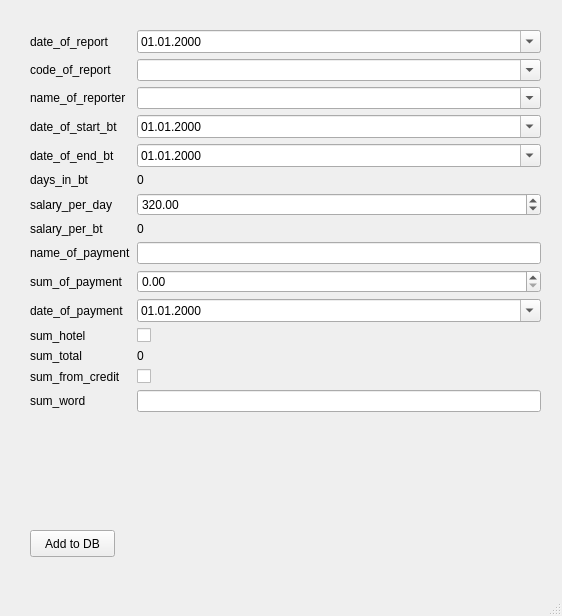
<?xml version="1.0" encoding="UTF-8"?>
<ui version="4.0">
 <class>MainWindow</class>
 <widget class="QMainWindow" name="MainWindow">
  <property name="windowModality">
   <enum>Qt::NonModal</enum>
  </property>
  <property name="geometry">
   <rect>
    <x>0</x>
    <y>0</y>
    <width>562</width>
    <height>616</height>
   </rect>
  </property>
  <property name="focusPolicy">
   <enum>Qt::NoFocus</enum>
  </property>
  <property name="acceptDrops">
   <bool>false</bool>
  </property>
  <property name="windowTitle">
   <string>MainWindow</string>
  </property>
  <property name="inputMethodHints">
   <set>Qt::ImhPreferNumbers</set>
  </property>
  <widget class="QWidget" name="centralwidget">
   <widget class="QWidget" name="formLayoutWidget">
    <property name="geometry">
     <rect>
      <x>30</x>
      <y>30</y>
      <width>511</width>
      <height>481</height>
     </rect>
    </property>
    <layout class="QFormLayout" name="formLayout">
     <property name="fieldGrowthPolicy">
      <enum>QFormLayout::AllNonFixedFieldsGrow</enum>
     </property>
     <item row="0" column="0">
      <widget class="QLabel" name="label">
       <property name="text">
        <string>date_of_report</string>
       </property>
      </widget>
     </item>
     <item row="0" column="1">
      <widget class="QDateEdit" name="dateEdit_3">
       <property name="sizePolicy">
        <sizepolicy hsizetype="Minimum" vsizetype="Fixed">
         <horstretch>0</horstretch>
         <verstretch>0</verstretch>
        </sizepolicy>
       </property>
       <property name="wrapping">
        <bool>false</bool>
       </property>
       <property name="accelerated">
        <bool>false</bool>
       </property>
       <property name="dateTime">
        <datetime>
         <hour>0</hour>
         <minute>0</minute>
         <second>0</second>
         <year>2000</year>
         <month>1</month>
         <day>1</day>
        </datetime>
       </property>
       <property name="displayFormat">
        <string>dd.MM.yyyy</string>
       </property>
       <property name="calendarPopup">
        <bool>true</bool>
       </property>
      </widget>
     </item>
     <item row="1" column="0">
      <widget class="QLabel" name="label_2">
       <property name="text">
        <string>code_of_report</string>
       </property>
      </widget>
     </item>
     <item row="2" column="0">
      <widget class="QLabel" name="label_3">
       <property name="text">
        <string>name_of_reporter</string>
       </property>
      </widget>
     </item>
     <item row="3" column="0">
      <widget class="QLabel" name="label_4">
       <property name="text">
        <string>date_of_start_bt</string>
       </property>
      </widget>
     </item>
     <item row="4" column="0">
      <widget class="QLabel" name="label_5">
       <property name="text">
        <string>date_of_end_bt</string>
       </property>
      </widget>
     </item>
     <item row="5" column="0">
      <widget class="QLabel" name="label_6">
       <property name="text">
        <string>days_in_bt</string>
       </property>
      </widget>
     </item>
     <item row="6" column="0">
      <widget class="QLabel" name="label_7">
       <property name="text">
        <string>salary_per_day</string>
       </property>
      </widget>
     </item>
     <item row="7" column="0">
      <widget class="QLabel" name="label_8">
       <property name="text">
        <string>salary_per_bt</string>
       </property>
      </widget>
     </item>
     <item row="8" column="0">
      <widget class="QLabel" name="label_9">
       <property name="text">
        <string>name_of_payment</string>
       </property>
      </widget>
     </item>
     <item row="9" column="0">
      <widget class="QLabel" name="label_10">
       <property name="text">
        <string>sum_of_payment</string>
       </property>
      </widget>
     </item>
     <item row="10" column="0">
      <widget class="QLabel" name="label_11">
       <property name="text">
        <string>date_of_payment</string>
       </property>
      </widget>
     </item>
     <item row="11" column="0">
      <widget class="QLabel" name="label_12">
       <property name="text">
        <string>sum_hotel</string>
       </property>
      </widget>
     </item>
     <item row="12" column="0">
      <widget class="QLabel" name="label_13">
       <property name="text">
        <string>sum_total</string>
       </property>
      </widget>
     </item>
     <item row="13" column="0">
      <widget class="QLabel" name="label_14">
       <property name="text">
        <string>sum_from_credit</string>
       </property>
      </widget>
     </item>
     <item row="14" column="0">
      <widget class="QLabel" name="label_15">
       <property name="text">
        <string>sum_word</string>
       </property>
      </widget>
     </item>
     <item row="3" column="1">
      <widget class="QDateEdit" name="dateEdit_4">
       <property name="sizePolicy">
        <sizepolicy hsizetype="Minimum" vsizetype="Fixed">
         <horstretch>0</horstretch>
         <verstretch>0</verstretch>
        </sizepolicy>
       </property>
       <property name="wrapping">
        <bool>false</bool>
       </property>
       <property name="accelerated">
        <bool>false</bool>
       </property>
       <property name="dateTime">
        <datetime>
         <hour>0</hour>
         <minute>0</minute>
         <second>0</second>
         <year>2000</year>
         <month>1</month>
         <day>1</day>
        </datetime>
       </property>
       <property name="displayFormat">
        <string>dd.MM.yyyy</string>
       </property>
       <property name="calendarPopup">
        <bool>true</bool>
       </property>
      </widget>
     </item>
     <item row="4" column="1">
      <widget class="QDateEdit" name="dateEdit_5">
       <property name="sizePolicy">
        <sizepolicy hsizetype="Minimum" vsizetype="Fixed">
         <horstretch>0</horstretch>
         <verstretch>0</verstretch>
        </sizepolicy>
       </property>
       <property name="wrapping">
        <bool>false</bool>
       </property>
       <property name="accelerated">
        <bool>false</bool>
       </property>
       <property name="dateTime">
        <datetime>
         <hour>0</hour>
         <minute>0</minute>
         <second>0</second>
         <year>2000</year>
         <month>1</month>
         <day>1</day>
        </datetime>
       </property>
       <property name="displayFormat">
        <string>dd.MM.yyyy</string>
       </property>
       <property name="calendarPopup">
        <bool>true</bool>
       </property>
      </widget>
     </item>
     <item row="10" column="1">
      <widget class="QDateEdit" name="dateEdit_6">
       <property name="sizePolicy">
        <sizepolicy hsizetype="Minimum" vsizetype="Fixed">
         <horstretch>0</horstretch>
         <verstretch>0</verstretch>
        </sizepolicy>
       </property>
       <property name="wrapping">
        <bool>false</bool>
       </property>
       <property name="accelerated">
        <bool>false</bool>
       </property>
       <property name="dateTime">
        <datetime>
         <hour>0</hour>
         <minute>0</minute>
         <second>0</second>
         <year>2000</year>
         <month>1</month>
         <day>1</day>
        </datetime>
       </property>
       <property name="displayFormat">
        <string>dd.MM.yyyy</string>
       </property>
       <property name="calendarPopup">
        <bool>true</bool>
       </property>
      </widget>
     </item>
     <item row="1" column="1">
      <widget class="QComboBox" name="comboBox">
       <property name="editable">
        <bool>true</bool>
       </property>
      </widget>
     </item>
     <item row="2" column="1">
      <widget class="QComboBox" name="comboBox_2">
       <property name="editable">
        <bool>true</bool>
       </property>
      </widget>
     </item>
     <item row="6" column="1">
      <widget class="QDoubleSpinBox" name="doubleSpinBox">
       <property name="maximum">
        <double>99999.990000000005239</double>
       </property>
       <property name="value">
        <double>320.000000000000000</double>
       </property>
      </widget>
     </item>
     <item row="7" column="1">
      <widget class="QLabel" name="label_16">
       <property name="text">
        <string>0</string>
       </property>
      </widget>
     </item>
     <item row="8" column="1">
      <widget class="QLineEdit" name="lineEdit"/>
     </item>
     <item row="9" column="1">
      <widget class="QDoubleSpinBox" name="doubleSpinBox_2">
       <property name="maximum">
        <double>1039900.000000000000000</double>
       </property>
      </widget>
     </item>
     <item row="11" column="1">
      <widget class="QCheckBox" name="checkBox">
       <property name="text">
        <string/>
       </property>
      </widget>
     </item>
     <item row="13" column="1">
      <widget class="QCheckBox" name="checkBox_2">
       <property name="text">
        <string/>
       </property>
      </widget>
     </item>
     <item row="14" column="1">
      <widget class="QLineEdit" name="lineEdit_2"/>
     </item>
     <item row="5" column="1">
      <widget class="QLabel" name="label_17">
       <property name="text">
        <string>0</string>
       </property>
      </widget>
     </item>
     <item row="12" column="1">
      <widget class="QLabel" name="label_18">
       <property name="text">
        <string>0</string>
       </property>
      </widget>
     </item>
    </layout>
   </widget>
   <widget class="QPushButton" name="pushButton">
    <property name="geometry">
     <rect>
      <x>30</x>
      <y>530</y>
      <width>85</width>
      <height>27</height>
     </rect>
    </property>
    <property name="text">
     <string>Add to DB</string>
    </property>
   </widget>
  </widget>
  <widget class="QMenuBar" name="menubar">
   <property name="geometry">
    <rect>
     <x>0</x>
     <y>0</y>
     <width>562</width>
     <height>25</height>
    </rect>
   </property>
  </widget>
  <widget class="QStatusBar" name="statusbar"/>
 </widget>
 <resources/>
 <connections/>
</ui>
